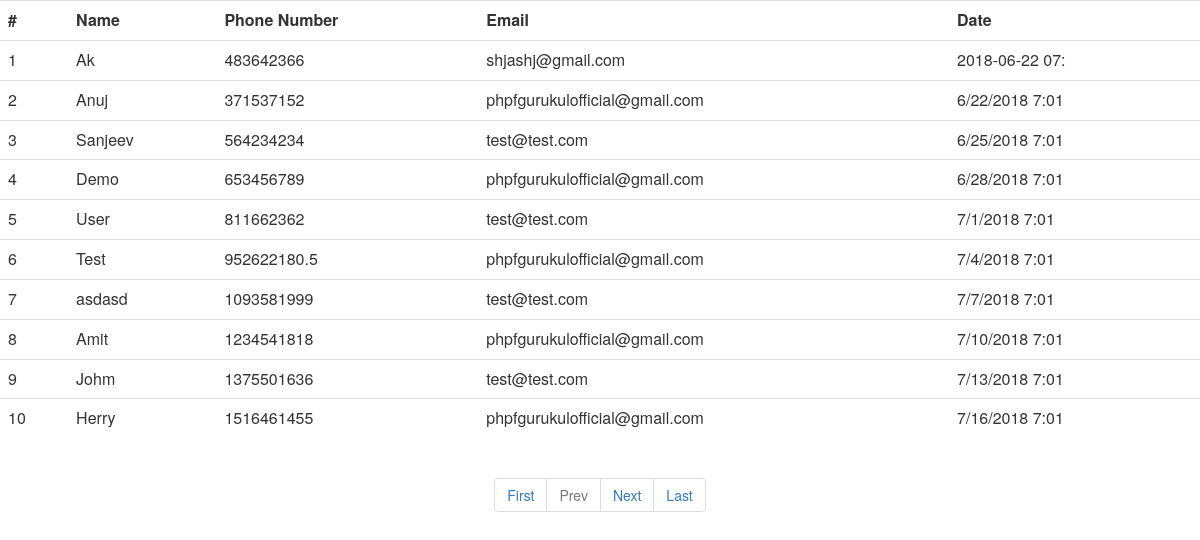
The page / on the database its author committed.
### tables this page shows
CREATE TABLE `tbluser` (
  `id` int(11) NOT NULL,
  `Name` varchar(120) NOT NULL,
  `PhoneNumber` char(11) NOT NULL,
  `Emailid` varchar(150) NOT NULL,
  `PostingDate` varchar(14) NOT NULL
);

### index.php (the view, shortened to what this page needs)
<?php
include('config.php');?>
<html>
<head>
    <link rel="stylesheet" href="https://maxcdn.bootstrapcdn.com/bootstrap/3.3.7/css/bootstrap.min.css">
</head>
<body>
<table class="table">
    <tr>
    <th>#</th>
    <th>Name</th>
    <th>Phone Number</th>
 <th>Email</th>
   <th>Date</th>
    </tr>
    <?php
        if (isset($_GET['pageno'])) {
            $pageno = $_GET['pageno'];
        } else {
            $pageno = 1;
        }
        $no_of_records_per_page = 10;
        $offset = ($pageno-1) * $no_of_records_per_page;
        $total_pages_sql = "SELECT COUNT(*) FROM tbluser";
        $result = mysqli_query($con,$total_pages_sql);
        $total_rows = mysqli_fetch_array($result)[0];
        $total_pages = ceil($total_rows / $no_of_records_per_page);
        $sql = "SELECT * FROM tbluser LIMIT $offset, $no_of_records_per_page";
        $res_data = mysqli_query($con,$sql);
        $cnt=1;
        while($row = mysqli_fetch_array($res_data)){?>
<tr>
    <td><?php echo $cnt;?></td>
    <td><?php echo $row['Name'];?></td>
    <td><?php echo $row['PhoneNumber'];?></td>
    <td><?php echo $row['Emailid'];?></td>
    <td><?php echo $row['PostingDate'];?></td>
</tr>
 <?php
$cnt++;
  }
    ?>
</table>
<div align="center">
    <ul class="pagination" >
        <li><a href="?pageno=1">First</a></li>
        <li class="<?php if($pageno <= 1){ echo 'disabled'; } ?>">
            <a href="<?php if($pageno <= 1){ echo '#'; } else { echo "?pageno=".($pageno - 1); } ?>">Prev</a>
        </li>
        <li class="<?php if($pageno >= $total_pages){ echo 'disabled'; } ?>">
            <a href="<?php if($pageno >= $total_pages){ echo '#'; } else { echo "?pageno=".($pageno + 1); } ?>">Next</a>
        </li>
        <li><a href="?pageno=<?php echo $total_pages; ?>">Last</a></li>
    </ul>
</div>
</body>
</html>

### rows shown on the page
tbluser: Name "Ak", PhoneNumber "483642366", Emailid "shjashj@gmail.com", PostingDate "2018-06-22 07:"
tbluser: Name "Anuj", PhoneNumber "371537152", Emailid "phpfgurukulofficial@gmail.com", PostingDate "6/22/2018 7:01"
tbluser: Name "Sanjeev", PhoneNumber "564234234", Emailid "test@test.com", PostingDate "6/25/2018 7:01"
tbluser: Name "Demo", PhoneNumber "653456789", Emailid "phpfgurukulofficial@gmail.com", PostingDate "6/28/2018 7:01"
tbluser: Name "User", PhoneNumber "811662362", Emailid "test@test.com", PostingDate "7/1/2018 7:01"
tbluser: Name "Test", PhoneNumber "952622180.5", Emailid "phpfgurukulofficial@gmail.com", PostingDate "7/4/2018 7:01"
tbluser: Name "asdasd", PhoneNumber "1093581999", Emailid "test@test.com", PostingDate "7/7/2018 7:01"
tbluser: Name "Amit", PhoneNumber "1234541818", Emailid "phpfgurukulofficial@gmail.com", PostingDate "7/10/2018 7:01"
tbluser: Name "Johm", PhoneNumber "1375501636", Emailid "test@test.com", PostingDate "7/13/2018 7:01"
tbluser: Name "Herry", PhoneNumber "1516461455", Emailid "phpfgurukulofficial@gmail.com", PostingDate "7/16/2018 7:01"
